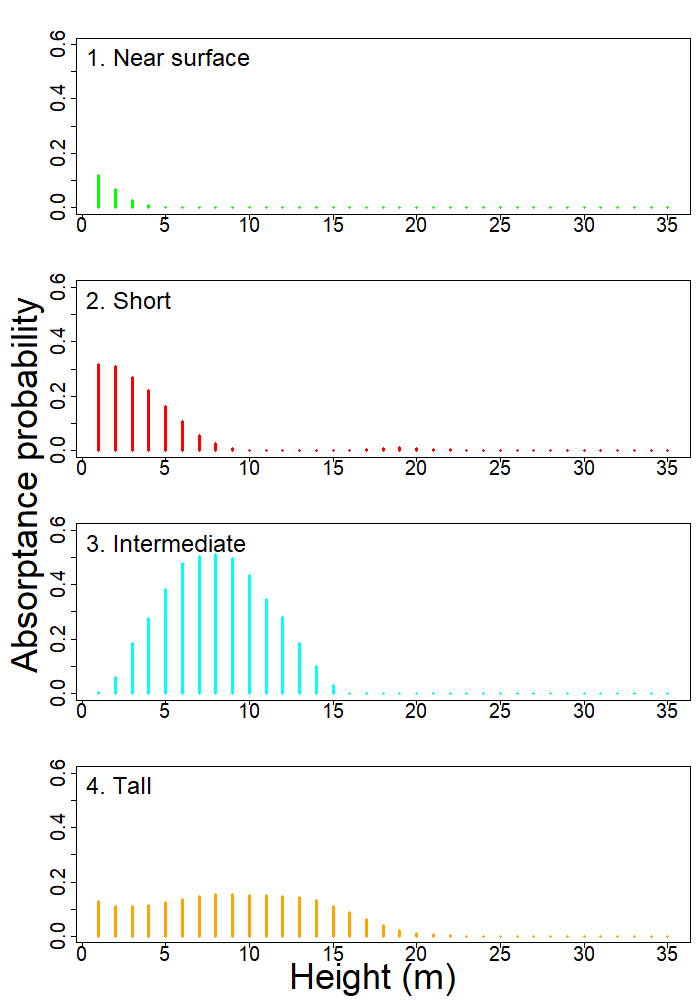

R code for this plot:
rm(list=ls(all=TRUE))

#root path
setwd('U:\\independent studies\\LIDAR Tanguro\\LidarLDA_MS')

#get estimated parameters
theta=read.csv('results 2014\\theta.m.csv')
phi=read.csv('results 2014\\phi.m.csv')

#re-order clusters
order1=c(3,2,4,1)
phi1=phi[order1,]
range(phi1)
max1=0.6
ngroup=4

#get colors
cores=c('green','red','cyan','orange')
tipos=c('1. Near surface','2. Short','3. Intermediate','4. Tall')

#plot phi
png('derived 2014\\phi ordered.png',width=700,height=1000)
par(mfrow=c(4,1),mar=c(3,3,4,1),oma=c(3,5,0,0))
for (i in 1:ngroup){
  plot(1:ncol(phi1),as.numeric(phi1[i,]),type='h',main='',
       cex.axis=2.5,xlab='',ylab='',
       ylim=c(0,max1),col=cores[i],lwd=3)
  text(0,max1-0.05,tipos[i],cex=3,pos=4)
}
mtext(side=1,at=0.5,outer=T,line=1,'Height (m)',cex=3)
mtext(side=2,at=0.5,outer=T,line=1,'Absorptance probability',cex=3)
dev.off()